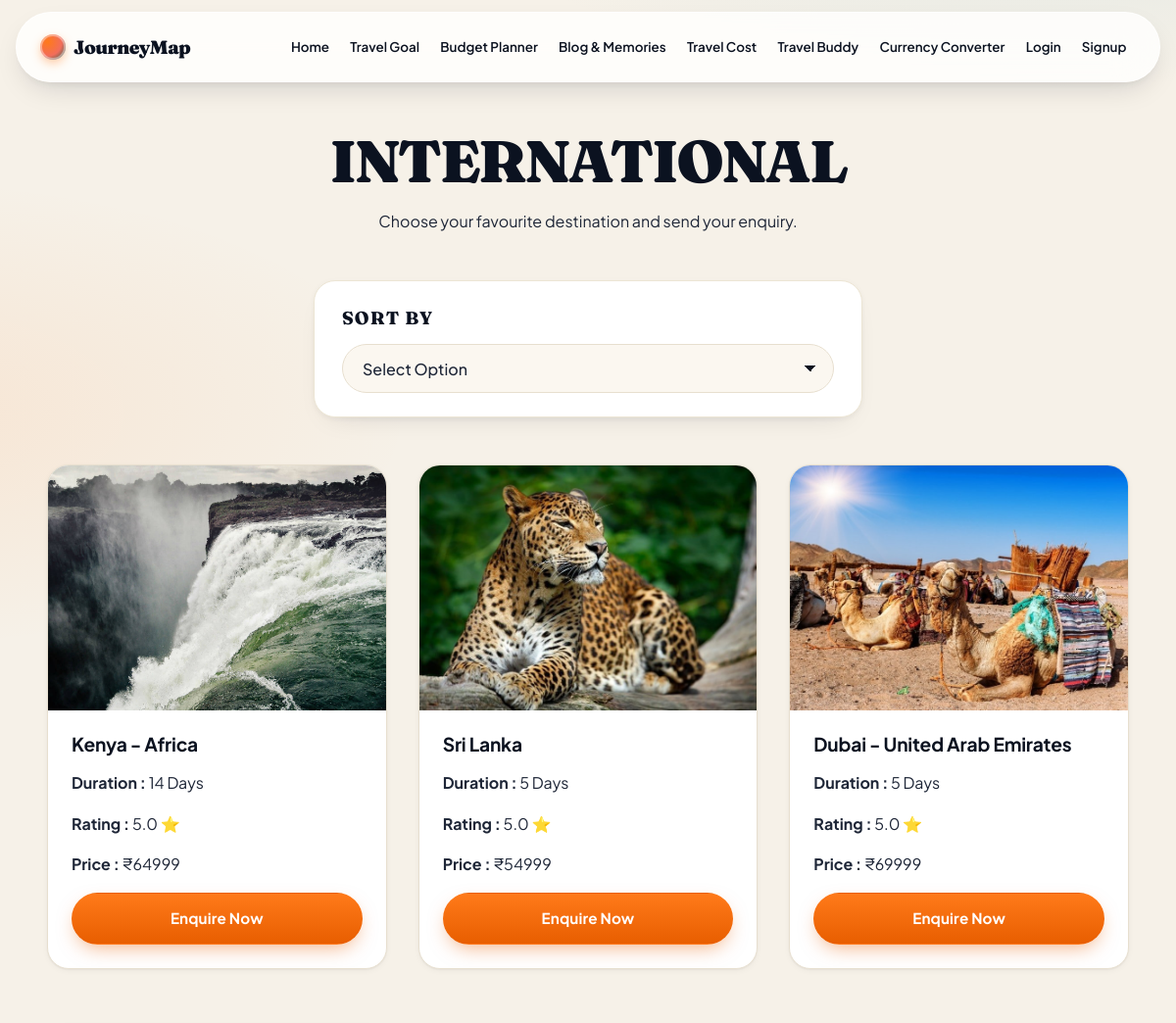
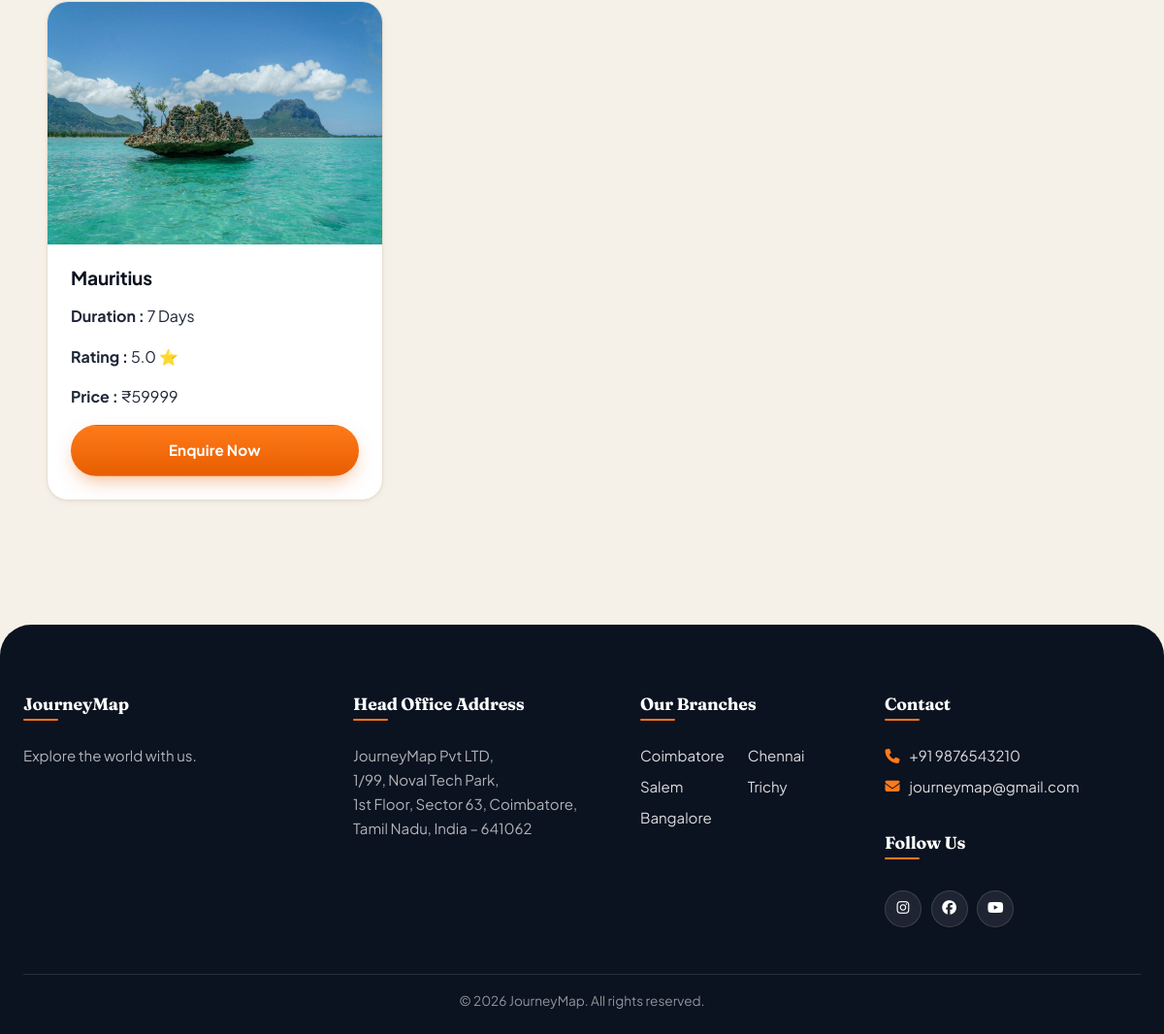
The page /destinations/International/ on the database its author committed (2 pictures, top to bottom).
### JourneyMap/models.py (models this page shows, shortened)
class Package(models.Model):
    CATEGORY = (
        ('India', 'India'),
        ('International', 'International'),
        ('Europe', 'Europe'),
        ('Honeymoon', 'International Honeymoon')
    )
    package_name = models.CharField(max_length=100)
    category = models.CharField(max_length=30, choices=CATEGORY)
    price = models.IntegerField()
    image = models.ImageField(upload_to='travels/')
    description = models.TextField()

class Destination(models.Model):
    package = models.ForeignKey(Package, on_delete=models.CASCADE)
    destination_name = models.CharField(max_length=100)
    image = models.ImageField(upload_to='travels/')
    description = models.TextField()
    days = models.IntegerField()
    price = models.IntegerField()
    rating = models.FloatField(default=5)
    international = models.BooleanField(default=False)

### JourneyMap/views.py (the view)
# urls.py: path('destinations/<str:category>/',views.destinations,name='destinations'),
def destinations(request, category):
    package = Package.objects.get(category=category)
    destinations = Destination.objects.filter(package=package)
    sort = request.GET.get("sort")
    if sort == "price_low":
        destinations = destinations.order_by("price")
    elif sort == "price_high":
        destinations = destinations.order_by("-price")
    elif sort == "rating":
        destinations = destinations.order_by("-rating")
    elif sort == "days_low":
        destinations = destinations.order_by("days")
    elif sort == "days_high":
        destinations = destinations.order_by("-days")
    elif sort == "name":
        destinations = destinations.order_by("destination_name")
    context = {
        "package": package,
        "destinations": destinations,
        "sort": sort,
    }
    return render(request, "destinations.html", context)

### templates/destinations.html (shortened to what this page needs)
{% extends 'base.html' %}
{% load static %}
{% block content %}
<div class="container mt-5">
    <div class="text-center mb-5">
        <h1>{{ package.package_name }}</h1>
        <p>Choose your favourite destination and send your enquiry.</p>
    </div>
    <div class="row justify-content-center mb-5">
        <div class="col-lg-6">
            <div class="card shadow border-0 p-4">
                <h3 class="text-primary fw-bold mb-4">
                    SORT BY
                </h3>
                <form method="GET">
                    <select
                        name="sort"
                        class="form-select form-select-lg"
                        onchange="this.form.submit()">
                        <option value="">Select Option</option>
                    </select>
                </form>
            </div>
        </div>
    </div>
    <div class="row">
        {% for destination in destinations %}
        <div class="col-lg-4 col-md-6 mb-4">
            <div class="card h-100 shadow">
                <img src="{{ destination.image.url }}"
                     class="card-img-top"
                     style="height:250px;object-fit:cover;">
                <div class="card-body">
                    <h4>
                        {{ destination.destination_name }}
                    </h4>
                    <p>
                        <strong>Duration :</strong>
                        {{ destination.days }} Days
                    </p>
                    <p>
                        <strong>Rating :</strong>
                        {{ destination.rating }} ⭐
                    </p>
                    <p>
                        <strong>Price :</strong>
                        ₹{{ destination.price }}
                    </p>
                    <a href="{% url 'enquiry' destination.id %}"
                       class="btn btn-success w-100">
                        Enquire Now
                    </a>
                </div>
            </div>
        </div>
        {% empty %}
        <div class="text-center">
            <h3>No Destinations Available</h3>
        </div>
        {% endfor %}
    </div>
</div>
{% endblock %}

### rows shown on the page
Package: package_name "INTERNATIONAL"
Destination: image (picture), destination_name "Kenya - Africa", days "14", rating "5.0", price "64999"
Destination: image (picture), destination_name "Sri Lanka", days "5", rating "5.0", price "54999"
Destination: image (picture), destination_name "Dubai - United Arab Emirates", days "5", rating "5.0", price "69999"
Destination: image (picture), destination_name "Mauritius", days "7", rating "5.0", price "59999"
